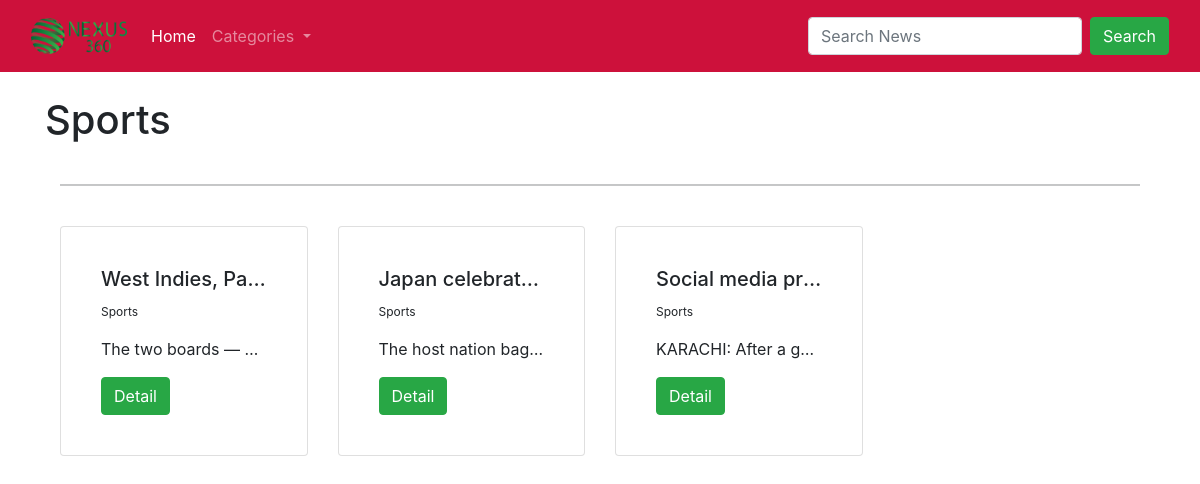
Screenshot of /Nexus_360/category/Sports/ with the database file from the repository.
### Nexus_360/models.py (models this page shows, shortened)
class News_Post(models.Model):
    title=models.CharField(max_length=1000)
    News_content=RichTextField(blank=True,null=True)
    date=models.DateField(default='DEFAULT VALUE')
    author=models.ForeignKey(User,on_delete=models.CASCADE)
    category=models.CharField(max_length=30,default='Politics')
    link=models.CharField(max_length=250,default='link_not_available')
    source=models.CharField(max_length=250,default='Source not available')
    dateOfExtraction=models.DateField()

### Nexus_360/views.py (the view)
# urls.py: path('category/<str:cats>/',CategoryView,name="category"),
def CategoryView(request,cats):
    news_category=Category.objects.all()
    category_post=News_Post.objects.filter(category=cats)
    return render(request,'categories.html',{'cats':cats.title(),'category_post':category_post,news_category:'news_category'})

### Nexus_360/custom_context_processor.py (called while the page is built)
def subject_renderer(request):
    return {'all_subjects': Category.objects.all(),}

### Nexus_360/models.py (called while the page is built)
    def __str__(self):
        return self.name

### Nexus_360/templates/categories.html (shortened to what this page needs)
{% extends 'base.html'%}
{% load static %}
{% block content %}
<br>
{% if category_post %}
  <h1>{{ cats }}</h1>
  <div class="container py-3">
      	<hr>
      	<br>
          	<div class="row">
            {% for category in category_post %}
          		<div class="col-sm-12 col-md-6 col-lg-3 pb-4 d-flex ">
          			<div class="card h-50" style="border:none">
                  <div class="card card-body flex-fill">
          			  	<div class="card-body">
          					<h5 class="card-title text-truncate">{{category.title}}</h5>
          				  	<p class="card-text" style="font-size:12px">{{category.category}}</p>
                      <p class="card-text text-truncate">{{category.News_content}}</p>
                      <a href="{% url 'article_detail' category.pk %}" class="btn btn-success">Detail</a>
          			  	</div>
                  </div>
          			</div>
      		    </div>
            {% endfor %}
      	</div>
  </div>
{% else %}
  <h2>Sorry this page does not exist....</h2>
{% endif %}
{%endblock%}

### rows the page displays
News_Post: title "West Indies, Pa…", category "Sports", News_content "The two boards —…"
News_Post: title "Japan celebrat…", category "Sports", News_content "The host nation bag…"
News_Post: title "Social media pr…", category "Sports", News_content "KARACHI: After a g…"

### other values shown
{{ cats }} "Sports"
